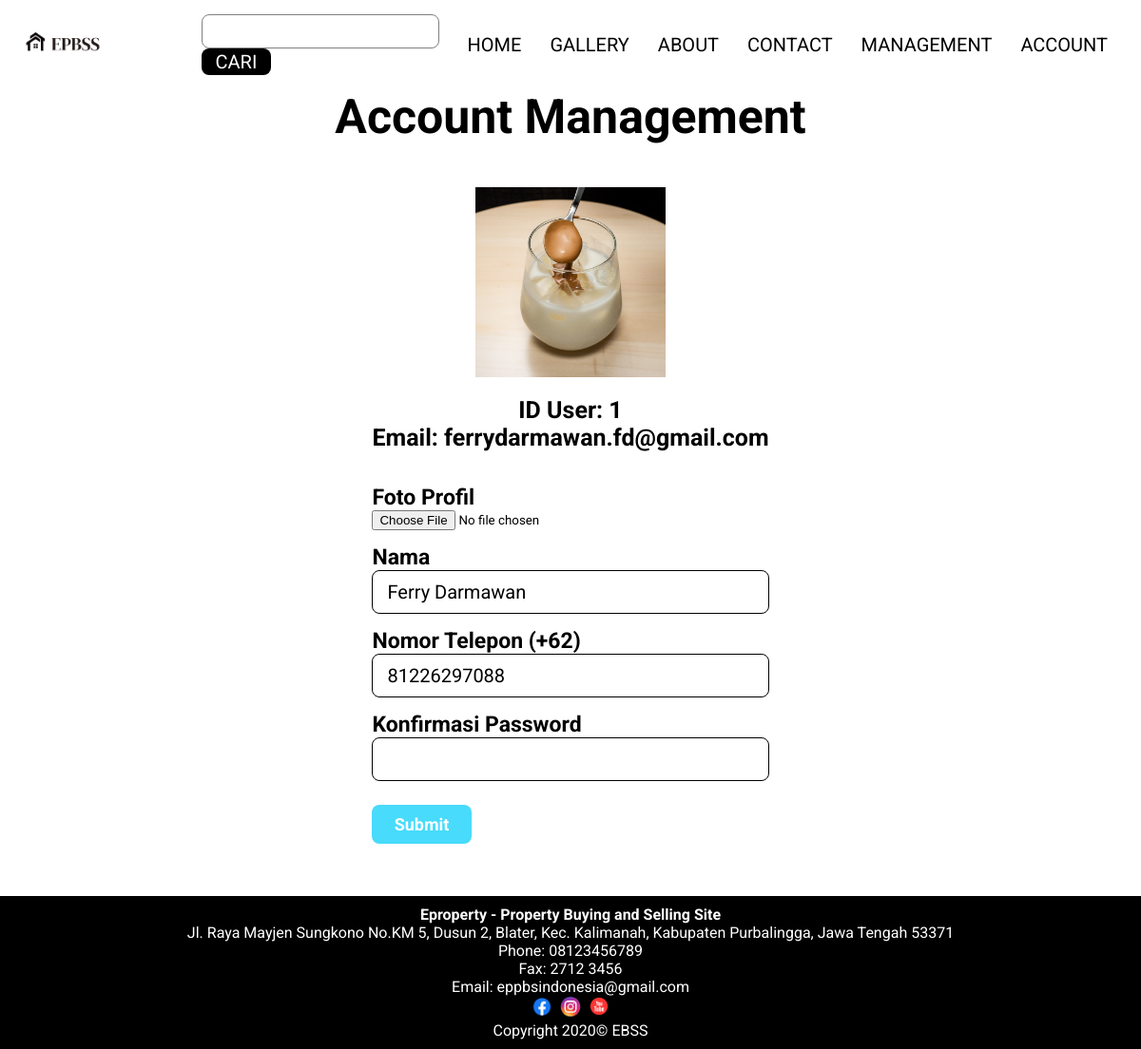
Screenshot of /man_account.php (signed in) with the database file from the repository.
### tables this page shows
CREATE TABLE `pengguna` (
  `id_pengguna` int(11) NOT NULL,
  `nama` varchar(40) NOT NULL,
  `email` varchar(40) NOT NULL,
  `no_hp` varchar(14) NOT NULL,
  `password` varchar(10) NOT NULL,
  `level` enum('admin','reguler') NOT NULL,
  `profile_picture` varchar(30) NOT NULL,
  `keadaan` enum('aktif','blokir') NOT NULL,
  `tanggal_buat` date NOT NULL
);

### man_account.php (the view, shortened to what this page needs)
<?php
    include 'connect.php';
?>
<?php
    if(isset($_SESSION['id'])){
        $id = $_SESSION['id'];
        $data_user = mysqli_query($conn,"SELECT * FROM pengguna WHERE id_pengguna = '$id'");
        $data_fetch = mysqli_fetch_array($data_user);
        $nama_user = $data_fetch['nama'];
        $email_user = $data_fetch['email'];
        $no_user = $data_fetch['no_hp'];
        $foto_user = $data_fetch['profile_picture'];
    }else{
        header('location:login.php');
    }
?>
<!DOCTYPE html>
<html lang="en">
<head>
    <?php include 'header.php' ?>
    <link rel="stylesheet" href="style/man-account.css" type="text/css">
</head>
<body>
    <?php include 'nav.php'?>
    <main>
        <div class="title">
            <h1>Account Management</h1>
        </div>
        <div class="account-input">
            <div class="profile-pictures">
                <img src= <?php echo "$foto_user"; ?>>
            </div>
            <h3>ID User: <?php echo $id; ?>
            <h3>Email: <?php echo $email_user; ?>
            <form action="" method="POST" enctype="multipart/form-data" class="edit-form">
                <label for="foto profil">Foto Profil</label>
                <input id="foto-profil" name="foto-profil" type="file">
                <label for="nama">Nama</label>
                <input type="text" name="nama" id="nama" class="input-normal" value='<?php echo $nama_user; ?>'>
                <label for="no_hp">Nomor Telepon (+62)</label>
                <input type="number" name="no_hp" id="no_hp" class="input-normal" value=<?php echo $no_user; ?>>
                <label for="password">Konfirmasi Password</label>
                <input type="password" name="ver_password" id="password" class="input-normal" required>
                <div class="tombol-manajemen">
                    <input type="submit" value="Submit" name="register">
                </div>
            </form>
        </div>
    </main>
    <?php include 'footer.php' ?>
</body>
</html>

### style/index.css (style rules this page uses)
* { padding: 0; margin: 0; box-sizing: border-box; font-family: 'Roboto', sans-serif; }
*:before, *:after { box-sizing: border-box; }
body { min-height: 100vh; display: flex; flex-direction: column; }
main { flex-grow: 1; display: flex; flex-direction: column; justify-content: flex-start; align-items: center; }

### style/man-account.css (style rules this page uses)
.title { font-size: 25px; text-align: center; }
main { height: 100%; }
.profile-pictures { display: flex; justify-content: center; align-items: center; max-width: 50%; max-height: 50%; margin: 20px 0; }
.profile-pictures img { max-width: 200px; max-height: 200px; object-fit: cover; }
.account-input { max-height: 100%; margin: 25px 0; width: 100%; display: flex; flex-direction: column; justify-content: center; align-items: center; }
.account-input h3 { font-size: 25px; }
.account-input form { margin: 20px 0; }
.account-input form { width: 100%; display: flex; flex-direction: column; font-size: 23px; }
.account-input form label { margin-top: 15px; }
.input-normal { padding: 10px 15px; border: 0.001em solid black; border-radius: 8px; font-size: 20px; }
.tombol-manajemen { margin-top: 25px; }
.tombol-manajemen input { color: white; border: none; padding: 10px 15px; font-size: 18px; font-weight: bold; background-color:#48dbfb; border-radius: 8px; width: 25%; cursor: pointer; }

### rows the page displays
pengguna: profile_picture (picture), email "ferrydarmawan.fd@gmail.com", nama "Ferry Darmawan", no_hp "81226297088"

### other values shown
$id "1"
